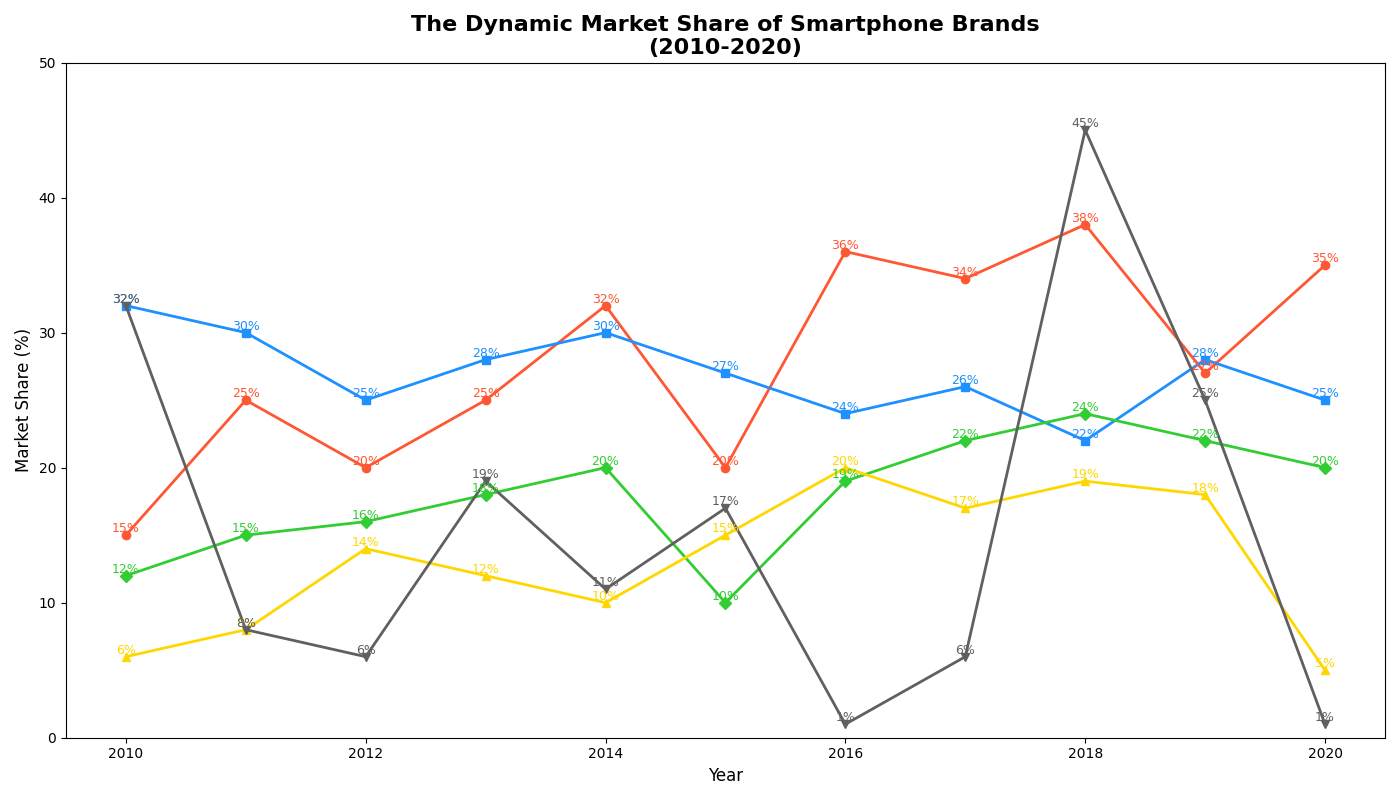

Reproduce this figure in Python.
import matplotlib.pyplot as plt
import numpy as np

years = np.arange(2010, 2021)

# Manually shuffled data points for each brand while preserving their length
apple = [15, 25, 20, 25, 32, 20, 36, 34, 38, 27, 35]
samsung = [32, 30, 25, 28, 30, 27, 24, 26, 22, 28, 25]
huawei = [12, 15, 16, 18, 20, 10, 19, 22, 24, 22, 20]
xiaomi = [6, 8, 14, 12, 10, 15, 20, 17, 19, 18, 5]
others = [32, 8, 6, 19, 11, 17, 1, 6, 45, 25, 1]

fig, ax = plt.subplots(figsize=(14, 8))

colors = ['#FF5733', '#1E90FF', '#32CD32', '#FFD700', '#606060']

ax.plot(years, apple, color=colors[0], marker='o', linewidth=2)
ax.plot(years, samsung, color=colors[1], marker='s', linewidth=2)
ax.plot(years, huawei, color=colors[2], marker='D', linewidth=2)
ax.plot(years, xiaomi, color=colors[3], marker='^', linewidth=2)
ax.plot(years, others, color=colors[4], marker='v', linewidth=2)

ax.set_title("The Dynamic Market Share of Smartphone Brands\n(2010-2020)", fontsize=16, fontweight='bold')
ax.set_xlabel('Year', fontsize=12)
ax.set_ylabel('Market Share (%)', fontsize=12)

ax.set_ylim(0, 50)

for year, a, s, h, x, o in zip(years, apple, samsung, huawei, xiaomi, others):
    ax.text(year, a, f'{a}%', ha='center', va='bottom', fontsize=9, color=colors[0])
    ax.text(year, s, f'{s}%', ha='center', va='bottom', fontsize=9, color=colors[1])
    ax.text(year, h, f'{h}%', ha='center', va='bottom', fontsize=9, color=colors[2])
    ax.text(year, x, f'{x}%', ha='center', va='bottom', fontsize=9, color=colors[3])
    ax.text(year, o, f'{o}%', ha='center', va='bottom', fontsize=9, color=colors[4])

plt.tight_layout()

plt.show()
